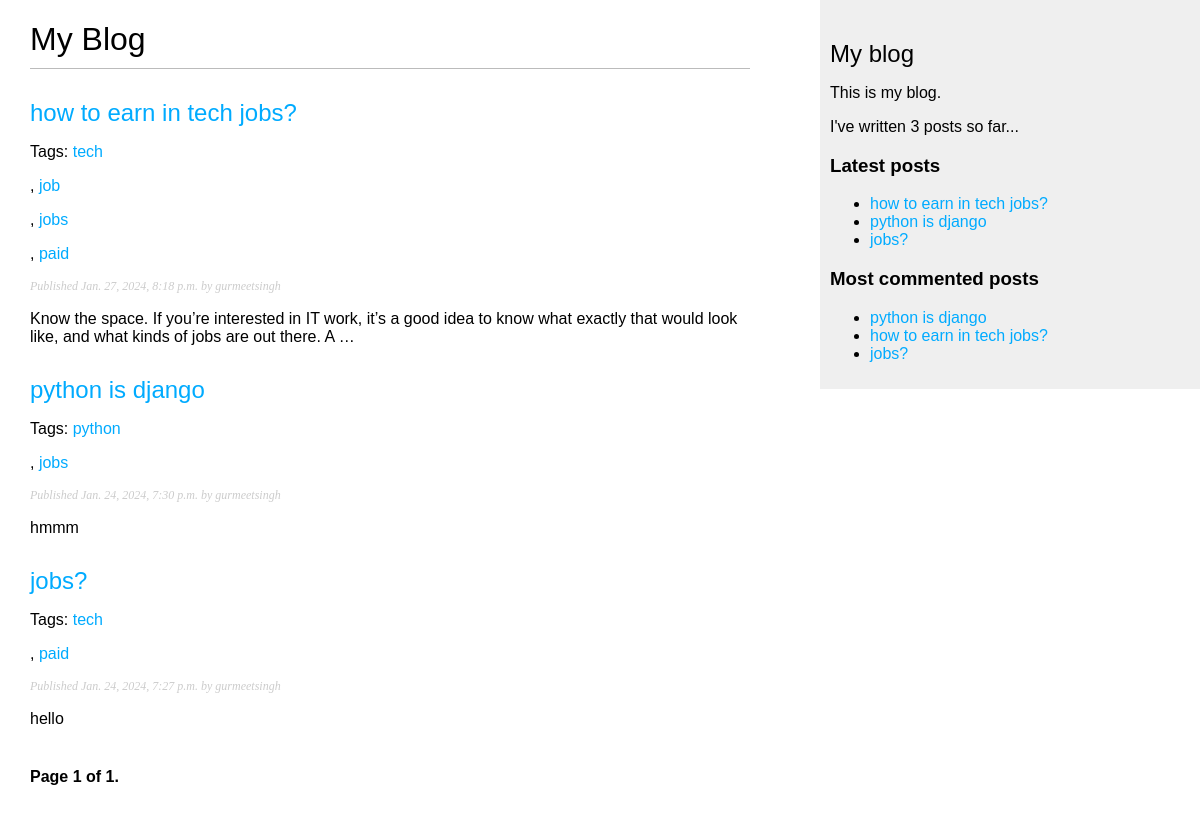
/blog/, run on an earlier commit of the app's database.
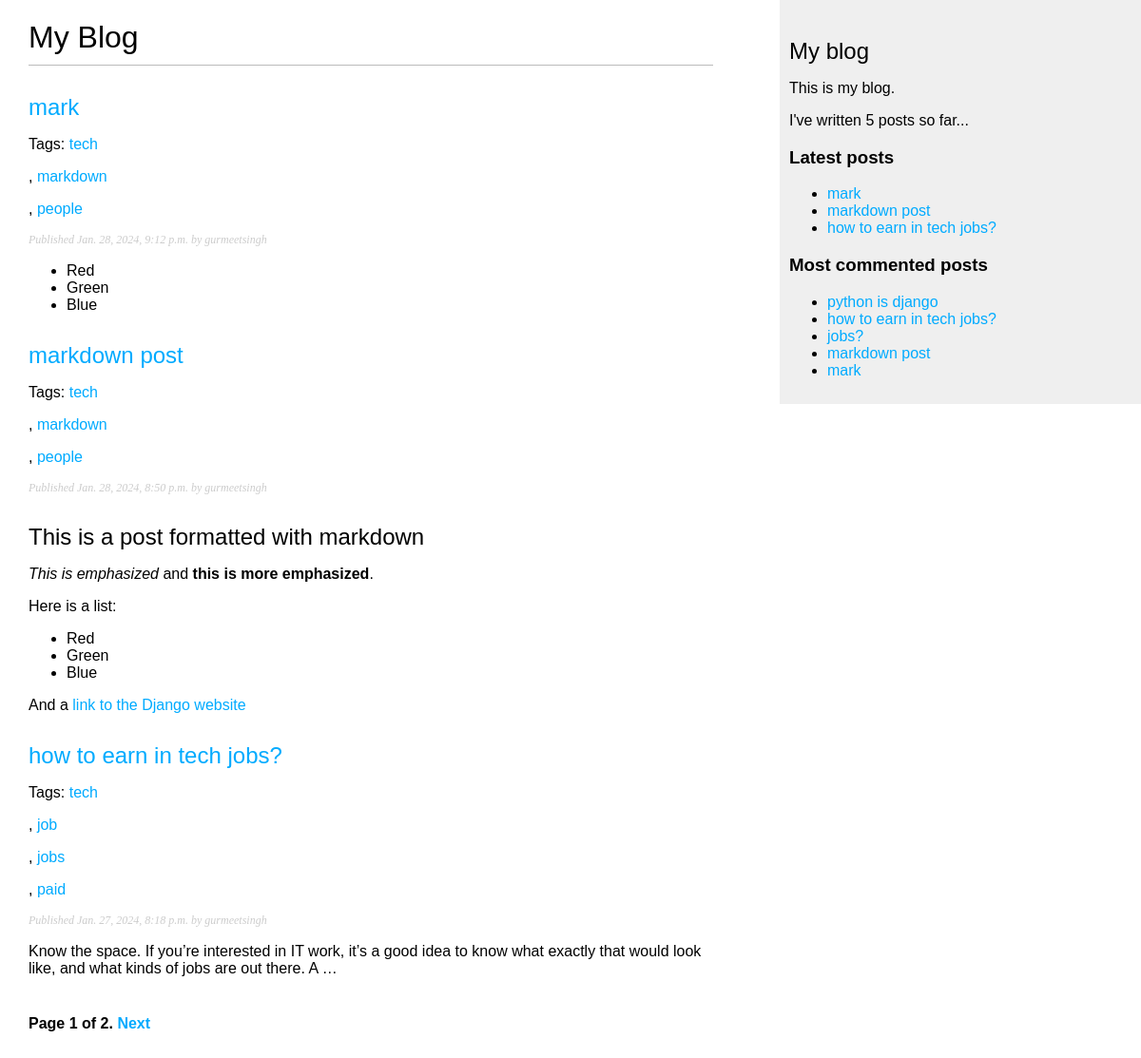
And on a later commit of the database.
### blog/models.py (models this page shows, shortened)
class Post(models.Model):
    class Status(models.TextChoices):
            DRAFT = 'DF', 'Draft'
            PUBLISHED = 'PB', 'Published'
    title=models.CharField(max_length=250)
    slug=models.SlugField(max_length=250,unique_for_date='publish')
    author=models.ForeignKey(User,on_delete=models.CASCADE,related_name='blog_posts')
    body=models.TextField()
    publish=models.DateTimeField(default=timezone.now)
    created=models.DateTimeField(auto_now_add=True)
    updated=models.DateTimeField(auto_now=True)
    status = models.CharField(max_length=2,
                             choices=Status.choices,
                             default=Status.DRAFT)
    objects=models.Manager()
    published=PublishedManager()
    tags=TaggableManager()
    class Meta:
        ordering=['-publish']
        indexes=[
            models.Index(fields=['-publish']),
        ]
    def get_absolute_url(self):
         return reverse('blog:post_detail',args=[self.publish.year,
                                                 self.publish.month,
                                                 self.publish.day,
                                                 self.slug])

### blog/views.py (the view)
# urls.py: path('', views.post_list, name='post_list'),
def post_list(request, tag_slug=None):
 post_list = Post.published.all()
 tag = None
 if tag_slug:
    tag = get_object_or_404(Tag, slug=tag_slug)
    post_list = post_list.filter(tags__in=[tag])
 paginator = Paginator(post_list, 3)
 page_number = request.GET.get('page', 1)
 try:
    posts = paginator.page(page_number)
 except PageNotAnInteger:
    posts = paginator.page(1)
 except EmptyPage:
    posts = paginator.page(paginator.num_pages)
 return render(request,
 'blog/post/list.html',
 {'posts': posts,
 'tag': tag})

### blog/models.py (called while the page is built)
     def get_queryset(self):
          return super().get_queryset()\
            .filter(status=Post.Status.PUBLISHED)

### blog/templatetags/blog_tags.py (called while the page is built)
@register.simple_tag
def total_posts():
 return Post.published.count()

@register.inclusion_tag('blog/post/latest_posts.html')
def show_latest_posts(count=5):
 latest_posts=Post.published.order_by("-publish")[:count]
 return {'latest_posts':latest_posts}

@register.simple_tag
def get_most_commented_posts(count=5):
    return Post.published.annotate(total_comments=Count('comments')).order_by('-total_comments')[:count]

@register.filter(name='markdown')
def markdown_format(text):
 return mark_safe(markdown.markdown(text))

### blog/templates/blog/post/list.html (shortened to what this page needs)
{% extends "blog/base.html"%}
{% load blog_tags %}
{% block content %}
<h1>My Blog</h1>
{% for post in posts %}
<h2>
    <a href="{{post.get_absolute_url}}"> {{ post.title }} </a>
</h2>
<p class="tags">
    Tags:
    {% for tag in post.tags.all %}
    <a href="{% url 'blog:post_list_by_tag' tag.slug %}">
    {{tag.name}}
        </a>
    </p>
    {% if not forloop.last %}, {% endif %}
    {% endfor %}
<p class="date">Published {{ post.publish }} by {{ post.author }}</p>
{{ post.body|markdown|truncatewords_html:30 }}
{% endfor %}
{% include "pagination.html" with page=posts %}
{% endblock %}

### blog/templates/blog/base.html (shortened to what this page needs)
{% load blog_tags %}
{% load static %}
<!DOCTYPE html>
<html>
  <head>
    <link href="{% static 'css/blog.css' %}" rel="stylesheet">
  </head>
  <body>
    <div id="content">{% block content %} {% endblock %}</div>
    <div id="sidebar">
      <h2>My blog</h2>
      <p>This is my blog.</p>
      I've written {% total_posts %} posts so far...
      <h3>Latest posts</h3>
 {% show_latest_posts 3 %}
 <h3>Most commented posts</h3>
 {% get_most_commented_posts as most_commented_posts %}
 <ul>
 {% for post in most_commented_posts %}
 <li>
 <a href="{{ post.get_absolute_url }}">{{ post.title }}</a>
 </li>
 {% endfor %}
 </ul>
    </div>
  </body>
</html>

### blog/templates/pagination.html (shortened to what this page needs)
<div class="pagination">
 <span class="step-links">
 <span class="current">
    Page {{ page.number }} of {{ page.paginator.num_pages }}.
    </span>
    {% if page.has_next %}
    <a href="?page={{ page.next_page_number }}">Next</a>
    {% endif %}
    </span>
</div>

### blog/templates/blog/post/latest_posts.html
<ul>
    {% for post in latest_posts %}
    <li>
    <a href="{{ post.get_absolute_url }}">{{ post.title }}</a>
    </li>
    {% endfor %}
   </ul>

### blog/static/css/blog.css (style rules this page uses)
body { margin:0; padding:0; font-family:helvetica, sans-serif; }
a { color:#00abff; text-decoration:none; }
h1 { font-weight:normal; border-bottom:1px solid #bbb; padding:0 0 10px 0; }
h2 { font-weight:normal; margin:30px 0 0; }
#content { float:left; width:60%; padding:0 0 0 30px; }
#sidebar { float:right; width:30%; padding:10px; background:#efefef; height:100%; }
p.date { color:#ccc; font-family: georgia, serif; font-size: 12px; font-style: italic; }
.pagination { margin:40px 0; font-weight:bold; }

What changed in the data, as far as the page shows it:
no longer on one of the page's lists (row unchanged): Post: title "python is django", publish "Jan. 24, 2024, 7:30 p.m.", author "gurmeetsingh", body "hmmm"
no longer on one of the page's lists (row unchanged): Post: title "jobs?", publish "Jan. 24, 2024, 7:27 p.m.", author "gurmeetsingh", body "hello"
added Post: title "mark", publish "Jan. 28, 2024, 9:12 p.m.", author "gurmeetsingh", body "Red Green Blue", Tag (name "tech")
added Tag: name "markdown"
added Tag: name "people"
added Post: title "markdown post", publish "Jan. 28, 2024, 8:50 p.m.", author "gurmeetsingh", body "This is a post formatted with markdown This is emphasized and this is more emphasized . Here is a list: Red Green Blue And a link to the Django website", Tag (name "tech")
computed for Post "python is django": loses Tag (name "python"); loses Tag (name "jobs")
computed for Post "jobs?": loses Tag (name "tech"); loses Tag (name "paid")
Also different on the page:
{{ page.paginator.num_pages }}: "1" → "2"
text no longer shown: "3"
text now shown: "Next 5"
